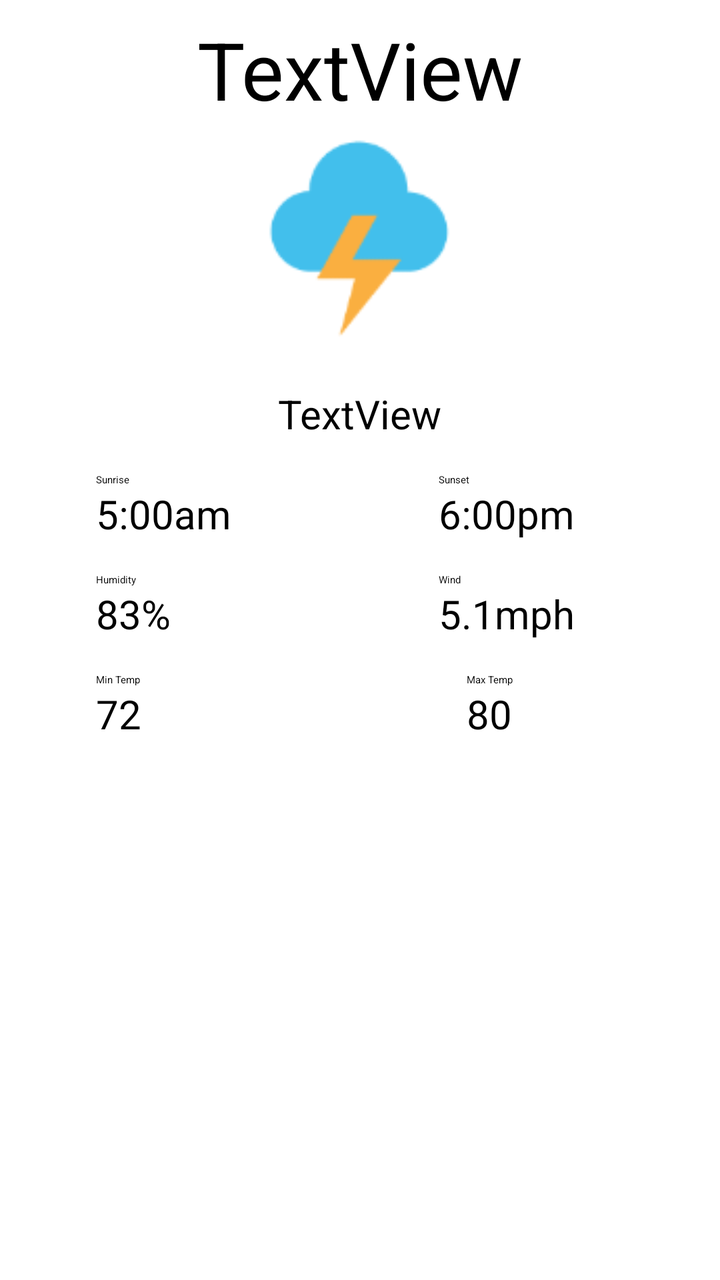
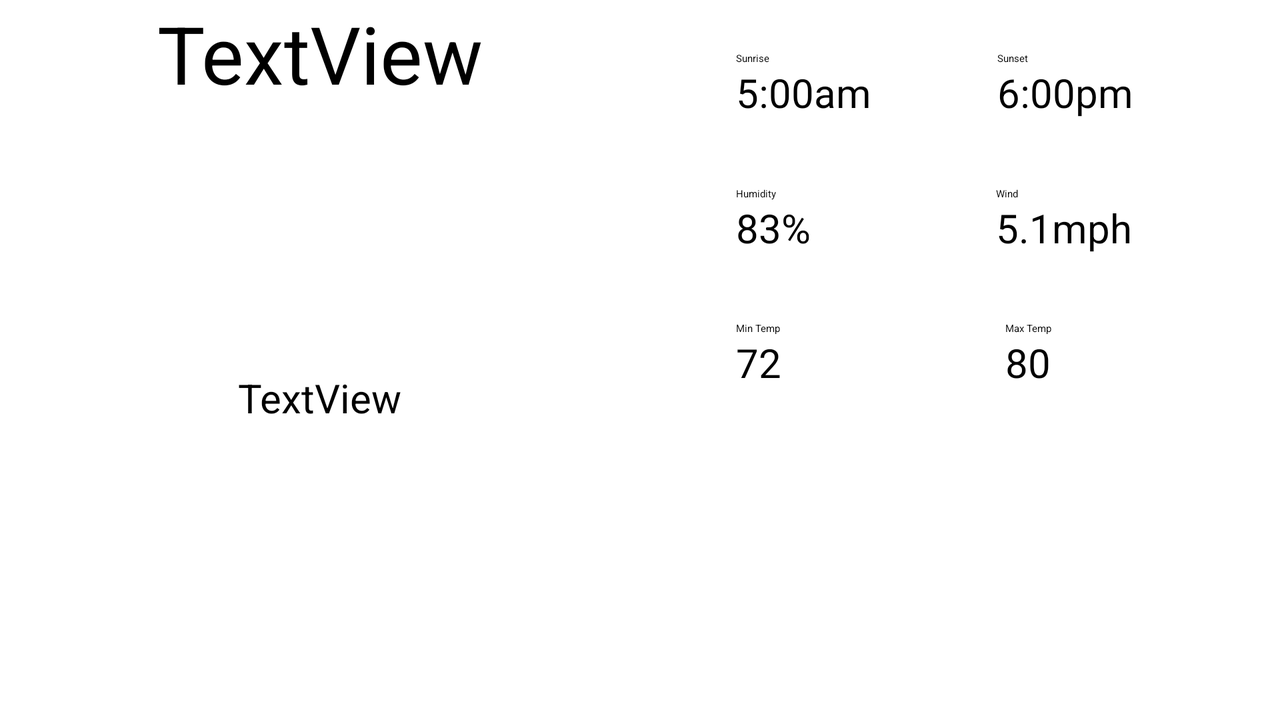

An Android layout and its configuration variant, each rendered on a device that would load it. The default file and the variant file are quoted in full after the pictures.
<!-- AndroidManifest.xml: application theme Theme.USNationalParkGuide -->
<!-- res/layout/fragment_weather.xml -->
<?xml version="1.0" encoding="utf-8"?>

<FrameLayout xmlns:android="http://schemas.android.com/apk/res/android"
    xmlns:app="http://schemas.android.com/apk/res-auto"
    xmlns:tools="http://schemas.android.com/tools"
    android:layout_width="match_parent"
    android:layout_height="match_parent"
    android:background="@color/White"
    app:layout_behavior="@string/appbar_scrolling_view_behavior">

    <android.support.constraint.ConstraintLayout
        android:layout_width="match_parent"
        android:layout_height="wrap_content">

        <android.support.constraint.Guideline
            android:id="@+id/guideline"
            android:layout_width="8dp"
            android:layout_height="match_parent"
            android:orientation="vertical"
            app:layout_constraintGuide_percent="0.5" />

        <TextView
            android:id="@+id/current_temp"
            android:layout_width="wrap_content"
            android:layout_height="wrap_content"
            android:layout_marginEnd="8dp"
            android:layout_marginLeft="8dp"
            android:layout_marginRight="8dp"
            android:layout_marginStart="8dp"
            android:layout_marginTop="8dp"
            android:text="TextView"
            android:textSize="40sp"
            app:layout_constraintEnd_toEndOf="parent"
            app:layout_constraintStart_toStartOf="parent"
            app:layout_constraintTop_toTopOf="parent" />

        <ImageView
            android:id="@+id/weather_condition_image"
            android:layout_width="100dp"
            android:layout_height="100dp"
            android:layout_marginEnd="8dp"
            android:layout_marginLeft="8dp"
            android:layout_marginRight="8dp"
            android:layout_marginStart="8dp"
            android:layout_marginTop="8dp"
            android:src="@drawable/ic_thunderstrom"
            app:layout_constraintEnd_toEndOf="parent"
            app:layout_constraintHorizontal_bias="0.498"
            app:layout_constraintStart_toStartOf="parent"
            app:layout_constraintTop_toBottomOf="@+id/current_temp" />

        <TextView
            android:id="@+id/weather_condition_text"
            android:layout_width="wrap_content"
            android:layout_height="wrap_content"
            android:layout_marginEnd="8dp"
            android:layout_marginLeft="8dp"
            android:layout_marginRight="8dp"
            android:layout_marginStart="8dp"
            android:layout_marginTop="24dp"
            android:text="TextView"
            android:textSize="20sp"
            app:layout_constraintEnd_toEndOf="parent"
            app:layout_constraintStart_toStartOf="parent"
            app:layout_constraintTop_toBottomOf="@+id/weather_condition_image" />

        <LinearLayout
            android:id="@+id/linearLayout1"
            android:layout_width="wrap_content"
            android:layout_height="wrap_content"
            android:layout_marginLeft="48dp"
            android:layout_marginStart="48dp"
            android:layout_marginTop="16dp"
            android:orientation="vertical"
            app:layout_constraintBottom_toTopOf="@+id/linearLayout3"
            app:layout_constraintStart_toStartOf="parent"
            app:layout_constraintTop_toBottomOf="@+id/weather_condition_text">

            <TextView
                android:id="@+id/sunrise"
                android:layout_width="wrap_content"
                android:layout_height="wrap_content"
                android:text="@string/sunrise" />

            <TextView
                android:id="@+id/sunrise_time"
                android:layout_width="wrap_content"
                android:layout_height="wrap_content"
                android:text="5:00am"
                android:textColor="@color/Black"
                android:textSize="20sp" />
        </LinearLayout>


        <LinearLayout
            android:id="@+id/linearLayout2"
            android:layout_width="wrap_content"
            android:layout_height="wrap_content"
            android:layout_marginLeft="8dp"
            android:layout_marginStart="8dp"
            android:layout_marginTop="16dp"
            android:orientation="vertical"
            app:layout_constraintBottom_toTopOf="@+id/linearLayout4"
            app:layout_constraintEnd_toEndOf="parent"
            app:layout_constraintHorizontal_bias="0.300"
            app:layout_constraintStart_toStartOf="@+id/guideline"
            app:layout_constraintTop_toBottomOf="@+id/weather_condition_text">

            <TextView
                android:id="@+id/sunset"
                android:layout_width="wrap_content"
                android:layout_height="wrap_content"
                android:text="@string/sunset" />

            <TextView
                android:id="@+id/sunset_time"
                android:layout_width="wrap_content"
                android:layout_height="wrap_content"
                android:text="6:00pm"
                android:textColor="@color/Black"
                android:textSize="20sp" />
        </LinearLayout>

        <LinearLayout
            android:id="@+id/linearLayout3"
            android:layout_width="wrap_content"
            android:layout_height="wrap_content"
            android:layout_marginLeft="48dp"
            android:layout_marginStart="48dp"
            android:layout_marginTop="16dp"
            android:orientation="vertical"
            app:layout_constraintBottom_toTopOf="@+id/linearLayout5"
            app:layout_constraintHorizontal_bias="0.5"
            app:layout_constraintStart_toStartOf="parent"
            app:layout_constraintTop_toBottomOf="@+id/linearLayout1">

            <TextView
                android:id="@+id/humidity"
                android:layout_width="wrap_content"
                android:layout_height="wrap_content"
                android:text="@string/humidity" />

            <TextView
                android:id="@+id/humidity_percent"
                android:layout_width="wrap_content"
                android:layout_height="wrap_content"
                android:text="83%"
                android:textColor="@color/Black"
                android:textSize="20sp" />
        </LinearLayout>


        <LinearLayout
            android:id="@+id/linearLayout4"
            android:layout_width="wrap_content"
            android:layout_height="wrap_content"
            android:layout_marginLeft="8dp"
            android:layout_marginStart="8dp"
            android:layout_marginTop="16dp"
            android:orientation="vertical"
            app:layout_constraintBottom_toTopOf="@+id/linearLayout6"
            app:layout_constraintEnd_toEndOf="parent"
            app:layout_constraintHorizontal_bias="0.300"
            app:layout_constraintStart_toStartOf="@+id/guideline"
            app:layout_constraintTop_toBottomOf="@+id/linearLayout2">

            <TextView
                android:id="@+id/wind"
                android:layout_width="wrap_content"
                android:layout_height="wrap_content"
                android:text="@string/wind" />

            <TextView
                android:id="@+id/wind_speed"
                android:layout_width="wrap_content"
                android:layout_height="wrap_content"
                android:text="5.1mph"
                android:textColor="@color/Black"
                android:textSize="20sp" />
        </LinearLayout>

        <LinearLayout
            android:id="@+id/linearLayout5"
            android:layout_width="wrap_content"
            android:layout_height="wrap_content"
            android:layout_marginLeft="48dp"
            android:layout_marginStart="48dp"
            android:layout_marginTop="16dp"
            android:orientation="vertical"
            app:layout_constraintBottom_toBottomOf="parent"
            app:layout_constraintHorizontal_bias="0.5"
            app:layout_constraintStart_toStartOf="parent"
            app:layout_constraintTop_toBottomOf="@+id/linearLayout3">

            <TextView
                android:id="@+id/min_temp"
                android:layout_width="wrap_content"
                android:layout_height="wrap_content"
                android:text="@string/temp_min" />

            <TextView
                android:id="@+id/min_temp_value"
                android:layout_width="wrap_content"
                android:layout_height="wrap_content"
                android:text="72"
                android:textColor="@color/Black"
                android:textSize="20sp" />
        </LinearLayout>


        <LinearLayout
            android:id="@+id/linearLayout6"
            android:layout_width="wrap_content"
            android:layout_height="wrap_content"
            android:layout_marginTop="16dp"
            android:orientation="vertical"
            app:layout_constraintBottom_toBottomOf="parent"
            app:layout_constraintEnd_toEndOf="parent"
            app:layout_constraintHorizontal_bias="0.340"
            app:layout_constraintStart_toStartOf="@+id/guideline"
            app:layout_constraintTop_toBottomOf="@+id/linearLayout4">

            <TextView
                android:id="@+id/max_temp"
                android:layout_width="wrap_content"
                android:layout_height="wrap_content"
                android:text="@string/temp_max" />

            <TextView
                android:id="@+id/max_temp_value"
                android:layout_width="wrap_content"
                android:layout_height="wrap_content"
                android:text="80"
                android:textColor="@color/Black"
                android:textSize="20sp" />
        </LinearLayout>


    </android.support.constraint.ConstraintLayout>

</FrameLayout>
<!-- resources referenced by this layout -->
<resources>
  <color name="Black">#000000</color>
  <color name="White">#FFFFFF</color>
  <!-- drawable ic_thunderstrom: png bitmap (drawable-hdpi, 1768 bytes) -->
  <string name="humidity">Humidity</string>
  <string name="sunrise">Sunrise</string>
  <string name="sunset">Sunset</string>
  <string name="temp_max">Max Temp</string>
  <string name="temp_min">Min Temp</string>
  <string name="wind">Wind</string>
  <style name="Theme.USNationalParkGuide" parent="Theme.SplashScreen">
          <item name="windowSplashScreenBackground">@drawable/onboarding_background</item>
          <item name="windowSplashScreenAnimatedIcon">@drawable/ic_app_square</item>
          <item name="postSplashScreenTheme">@style/Theme.USNationalParkGuide.Main</item>
      </style>
  <style name="Theme.USNationalParkGuide.Main" parent="android:Theme.Material.Light.NoActionBar">
          <item name="android:colorPrimary">@color/forest_green</item>
          <item name="android:colorPrimaryDark">@color/deep_forest</item>
          <item name="android:colorAccent">@color/sunset_orange</item>
          <item name="android:statusBarColor">@android:color/transparent</item>
          <item name="android:navigationBarColor">@android:color/transparent</item>
          <item name="android:windowLightStatusBar">true</item>
          <item name="android:windowLightNavigationBar">true</item>
      </style>
</resources>
<!-- res/layout-land/fragment_weather.xml (the repository's variant of the layout above) -->
<!-- drawn on the phone turned sideways -->
<?xml version="1.0" encoding="utf-8"?>

<FrameLayout xmlns:android="http://schemas.android.com/apk/res/android"
    xmlns:app="http://schemas.android.com/apk/res-auto"
    xmlns:tools="http://schemas.android.com/tools"
    android:layout_width="match_parent"
    android:layout_height="match_parent"
    android:background="@color/White"
    app:layout_behavior="@string/appbar_scrolling_view_behavior">

    <androidx.constraintlayout.widget.ConstraintLayout
        android:layout_width="match_parent"
        android:layout_height="wrap_content">

        <androidx.constraintlayout.widget.Guideline
            android:id="@+id/guideline"
            android:layout_width="8dp"
            android:layout_height="match_parent"
            android:orientation="vertical"
            app:layout_constraintGuide_percent="0.5" />

        <androidx.constraintlayout.widget.Guideline
            android:id="@+id/guideline2"
            android:layout_width="8dp"
            android:layout_height="match_parent"
            android:orientation="vertical"
            app:layout_constraintGuide_percent="0.75" />

        <TextView
            android:id="@+id/current_temp"
            android:layout_width="wrap_content"
            android:layout_height="wrap_content"
            android:layout_marginStart="8dp"
            android:layout_marginLeft="8dp"
            android:layout_marginEnd="8dp"
            android:layout_marginRight="8dp"
            android:textSize="40sp"
            app:layout_constraintEnd_toStartOf="@+id/guideline"
            app:layout_constraintStart_toStartOf="parent"
            app:layout_constraintTop_toTopOf="parent"
            tools:text="TextView" />

        <ImageView
            android:id="@+id/weather_condition_image"
            android:layout_width="100dp"
            android:layout_height="100dp"
            android:layout_marginStart="8dp"
            android:layout_marginLeft="8dp"
            android:layout_marginTop="8dp"
            android:layout_marginEnd="8dp"
            android:layout_marginRight="8dp"
            android:contentDescription="@string/image"
            app:layout_constraintEnd_toStartOf="@+id/guideline"
            app:layout_constraintStart_toStartOf="parent"
            app:layout_constraintTop_toBottomOf="@+id/current_temp" />

        <TextView
            android:id="@+id/weather_condition_text"
            android:layout_width="wrap_content"
            android:layout_height="wrap_content"
            android:layout_marginStart="8dp"
            android:layout_marginLeft="8dp"
            android:layout_marginTop="24dp"
            android:layout_marginEnd="8dp"
            android:layout_marginRight="8dp"
            android:layout_marginBottom="8dp"
            android:textSize="20sp"
            app:layout_constraintBottom_toBottomOf="parent"
            app:layout_constraintEnd_toStartOf="@+id/guideline"
            app:layout_constraintStart_toStartOf="parent"
            app:layout_constraintTop_toBottomOf="@+id/weather_condition_image"
            tools:text="TextView" />

        <LinearLayout
            android:id="@+id/linearLayout1"
            android:layout_width="wrap_content"
            android:layout_height="wrap_content"
            android:layout_marginStart="48dp"
            android:layout_marginLeft="48dp"
            android:layout_marginTop="8dp"
            android:orientation="vertical"
            app:layout_constraintBottom_toTopOf="@+id/linearLayout3"
            app:layout_constraintStart_toStartOf="@+id/guideline"
            app:layout_constraintTop_toTopOf="parent">

            <TextView
                android:id="@+id/sunrise"
                android:layout_width="wrap_content"
                android:layout_height="wrap_content"
                android:text="@string/sunrise" />

            <TextView
                android:id="@+id/sunrise_time"
                android:layout_width="wrap_content"
                android:layout_height="wrap_content"
                android:textColor="@color/Black"
                android:textSize="20sp"
                tools:text="5:00am" />
        </LinearLayout>


        <LinearLayout
            android:id="@+id/linearLayout2"
            android:layout_width="wrap_content"
            android:layout_height="wrap_content"
            android:layout_marginStart="8dp"
            android:layout_marginLeft="8dp"
            android:layout_marginTop="8dp"
            android:orientation="vertical"
            app:layout_constraintBottom_toTopOf="@+id/linearLayout4"
            app:layout_constraintEnd_toEndOf="parent"
            app:layout_constraintHorizontal_bias="0.127"
            app:layout_constraintStart_toStartOf="@+id/guideline2"
            app:layout_constraintTop_toTopOf="parent">

            <TextView
                android:id="@+id/sunset"
                android:layout_width="wrap_content"
                android:layout_height="wrap_content"
                android:text="@string/sunset" />

            <TextView
                android:id="@+id/sunset_time"
                android:layout_width="wrap_content"
                android:layout_height="wrap_content"
                android:textColor="@color/Black"
                android:textSize="20sp"
                tools:text="6:00pm" />
        </LinearLayout>

        <LinearLayout
            android:id="@+id/linearLayout3"
            android:layout_width="wrap_content"
            android:layout_height="wrap_content"
            android:layout_marginStart="48dp"
            android:layout_marginLeft="48dp"
            android:layout_marginTop="16dp"
            android:orientation="vertical"
            app:layout_constraintBottom_toTopOf="@+id/linearLayout5"
            app:layout_constraintStart_toStartOf="@+id/guideline"
            app:layout_constraintTop_toBottomOf="@+id/linearLayout1">

            <TextView
                android:id="@+id/humidity"
                android:layout_width="wrap_content"
                android:layout_height="wrap_content"
                android:text="@string/humidity" />

            <TextView
                android:id="@+id/humidity_percent"
                android:layout_width="wrap_content"
                android:layout_height="wrap_content"
                android:textColor="@color/Black"
                android:textSize="20sp"
                tools:text="83%" />
        </LinearLayout>


        <LinearLayout
            android:id="@+id/linearLayout4"
            android:layout_width="wrap_content"
            android:layout_height="wrap_content"
            android:layout_marginStart="8dp"
            android:layout_marginLeft="8dp"
            android:layout_marginTop="16dp"
            android:orientation="vertical"
            app:layout_constraintBottom_toTopOf="@+id/linearLayout6"
            app:layout_constraintEnd_toEndOf="parent"
            app:layout_constraintHorizontal_bias="0.118"
            app:layout_constraintStart_toStartOf="@+id/guideline2"
            app:layout_constraintTop_toBottomOf="@+id/linearLayout2">

            <TextView
                android:id="@+id/wind"
                android:layout_width="wrap_content"
                android:layout_height="wrap_content"
                android:text="@string/wind" />

            <TextView
                android:id="@+id/wind_speed"
                android:layout_width="wrap_content"
                android:layout_height="wrap_content"
                android:textColor="@color/Black"
                android:textSize="20sp"
                tools:text="5.1mph" />
        </LinearLayout>

        <LinearLayout
            android:id="@+id/linearLayout5"
            android:layout_width="wrap_content"
            android:layout_height="wrap_content"
            android:layout_marginStart="48dp"
            android:layout_marginLeft="48dp"
            android:layout_marginTop="16dp"
            android:layout_marginBottom="8dp"
            android:orientation="vertical"
            app:layout_constraintBottom_toBottomOf="parent"
            app:layout_constraintStart_toStartOf="@+id/guideline"
            app:layout_constraintTop_toBottomOf="@+id/linearLayout3">

            <TextView
                android:id="@+id/min_temp"
                android:layout_width="wrap_content"
                android:layout_height="wrap_content"
                android:text="@string/temp_min" />

            <TextView
                android:id="@+id/min_temp_value"
                android:layout_width="wrap_content"
                android:layout_height="wrap_content"
                android:textColor="@color/Black"
                android:textSize="20sp"
                tools:text="72" />
        </LinearLayout>


        <LinearLayout
            android:id="@+id/linearLayout6"
            android:layout_width="wrap_content"
            android:layout_height="wrap_content"
            android:layout_marginStart="8dp"
            android:layout_marginLeft="8dp"
            android:layout_marginTop="16dp"
            android:layout_marginBottom="8dp"
            android:orientation="vertical"
            app:layout_constraintBottom_toBottomOf="parent"
            app:layout_constraintEnd_toEndOf="parent"
            app:layout_constraintHorizontal_bias="0.115"
            app:layout_constraintStart_toStartOf="@+id/guideline2"
            app:layout_constraintTop_toBottomOf="@+id/linearLayout4">

            <TextView
                android:id="@+id/max_temp"
                android:layout_width="wrap_content"
                android:layout_height="wrap_content"
                android:text="@string/temp_max" />

            <TextView
                android:id="@+id/max_temp_value"
                android:layout_width="wrap_content"
                android:layout_height="wrap_content"
                android:textColor="@color/Black"
                android:textSize="20sp"
                tools:text="80" />
        </LinearLayout>


    </androidx.constraintlayout.widget.ConstraintLayout>

    <ProgressBar
        android:id="@+id/weather_loading_indicator"
        android:layout_width="42dp"
        android:layout_height="42dp"
        android:layout_gravity="center"
        android:visibility="invisible" />


</FrameLayout>
<!-- resources referenced by the variant -->
<!-- as the phone turned sideways resolves them -->
<resources>
  <color name="Black">#000000</color>
  <color name="White">#FFFFFF</color>
  <string name="humidity">Humidity</string>
  <string name="image">Image</string>
  <string name="sunrise">Sunrise</string>
  <string name="sunset">Sunset</string>
  <string name="temp_max">Max Temp</string>
  <string name="temp_min">Min Temp</string>
  <string name="wind">Wind</string>
  <style name="Theme.USNationalParkGuide" parent="Theme.SplashScreen">
          <item name="windowSplashScreenBackground">@drawable/onboarding_background</item>
          <item name="windowSplashScreenAnimatedIcon">@drawable/ic_app_square</item>
          <item name="postSplashScreenTheme">@style/Theme.USNationalParkGuide.Main</item>
      </style>
  <style name="Theme.USNationalParkGuide.Main" parent="android:Theme.Material.Light.NoActionBar">
          <item name="android:colorPrimary">@color/forest_green</item>
          <item name="android:colorPrimaryDark">@color/deep_forest</item>
          <item name="android:colorAccent">@color/sunset_orange</item>
          <item name="android:statusBarColor">@android:color/transparent</item>
          <item name="android:navigationBarColor">@android:color/transparent</item>
          <item name="android:windowLightStatusBar">true</item>
          <item name="android:windowLightNavigationBar">true</item>
      </style>
</resources>
